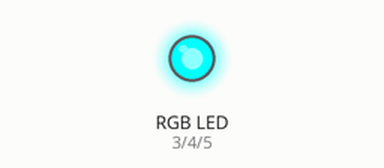
Bench run of a sketch on a simulated Arduino Uno, built with avr-gcc and run on an emulated ATmega328P. Parts: an RGB LED mixed from three pins (HIGH = lit).

Above: at 1.2 s.
At 3.7 s:
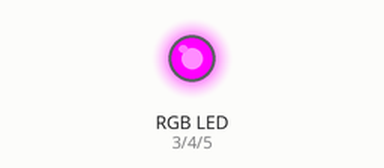
At 6.2 s:
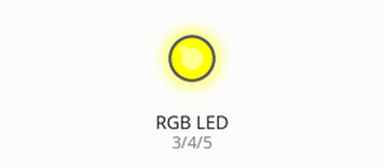
At 8.7 s:
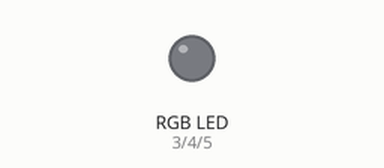
At 11.2 s:
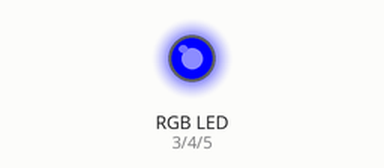
At 16.2 s:
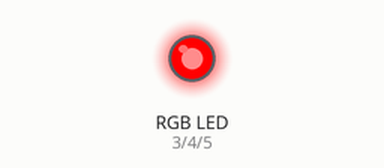
Timing chart, 0 to 20.1 s (numbered marks = the images above):
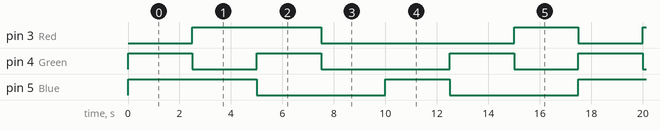

Measured:
- by itself, pin 3 (Red): LOW → HIGH at 2.5 s, → LOW 5.0 s later, → HIGH 7.5 s later, → LOW 2.5 s later, … (9 changes in this stretch)
- by itself, pin 4 (Green): repeats every 17.5 s: LOW 2.5 s, HIGH 2.5 s, LOW 5.0 s, HIGH 2.5 s, LOW 2.5 s, HIGH 2.5 s
- by itself, pin 5 (Blue): LOW → HIGH at 0.00 s, → LOW 5.0 s later, → HIGH 5.0 s later, → LOW 2.5 s later, … (9 changes in this stretch)

The sketch:

Cores_do_Led_RGB.ino
```cpp
#define Red  3
#define Green  4
#define Blue  5
int T = 2500;

void setup() {

  pinMode(Red, OUTPUT);
  pinMode(Green, OUTPUT);
  pinMode(Blue, OUTPUT);
}

void loop() {

  //Verdemlho
  digitalWrite(Red, LOW);
  digitalWrite(Green, HIGH);
  digitalWrite(Blue, HIGH);
  delay(T);

  //Verde
  digitalWrite(Red, HIGH);
  digitalWrite(Green, LOW);
  digitalWrite(Blue, HIGH);
  delay(T);

  //Azul
  digitalWrite(Red, HIGH);
  digitalWrite(Green, HIGH);
  digitalWrite(Blue, LOW);
  delay(T);

  //Branco
  digitalWrite(Red, LOW);
  digitalWrite(Green, LOW);
  digitalWrite(Blue, LOW);
  delay(T);

  //Amarelo
  digitalWrite(Red, LOW);
  digitalWrite(Green, LOW);
  digitalWrite(Blue, HIGH);
  delay(T);

  //Magenta
  digitalWrite(Red, LOW);
  digitalWrite(Green, HIGH);
  digitalWrite(Blue, LOW);
  delay(T);

  //Ciano
  digitalWrite(Red, HIGH);
  digitalWrite(Green, LOW);
  digitalWrite(Blue, LOW);
  delay(T);

}
```
